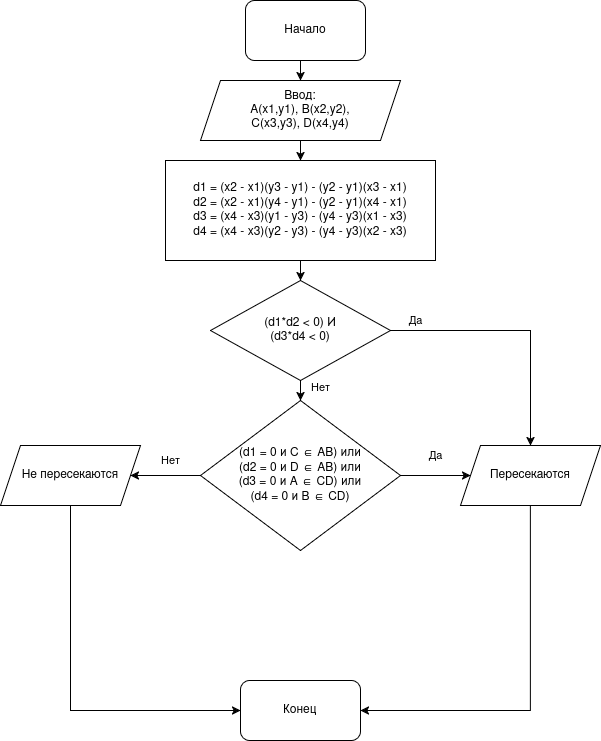
#> input picture 02-computer-science/defend-4/assets/21-2.drawio.png, 601 x 741 px
$ python -i preprocessor.py   (imports and definitions only)
#> lines starting #> are read from the running program, lines starting #| are printed output that depends on the picture; after the words box and inside, x2 and y2 are one past the last pixel; in counts of white or black regions, pixels touching at a corner belong together
#> further down, picture is the input picture: PIL image 601x741 RGBA; mean R, G, B, A 249.7, 249.7, 249.7, 255
"""Предобработка изображений перед OCR (масштаб, контраст, бинаризация)."""

from __future__ import annotations

import logging
from PIL import Image, ImageEnhance, ImageOps

logger = logging.getLogger(__name__)


def _to_grayscale(img: Image.Image) -> Image.Image:
    return ImageOps.grayscale(img)


def _maybe_upscale(img: Image.Image, min_width: int) -> Image.Image:
#> called with min_width = 1200
    w, h = img.size
#> w = 601; h = 741
    if w >= min_width:
        return img
    scale = min_width / float(w)
#> scale = 2
    new_size = (int(w * scale), int(h * scale))
#> new_size = (1200, 1479)
    # LANCZOS даёт более читаемый текст на сканах при увеличении
    return img.resize(new_size, Image.Resampling.LANCZOS)
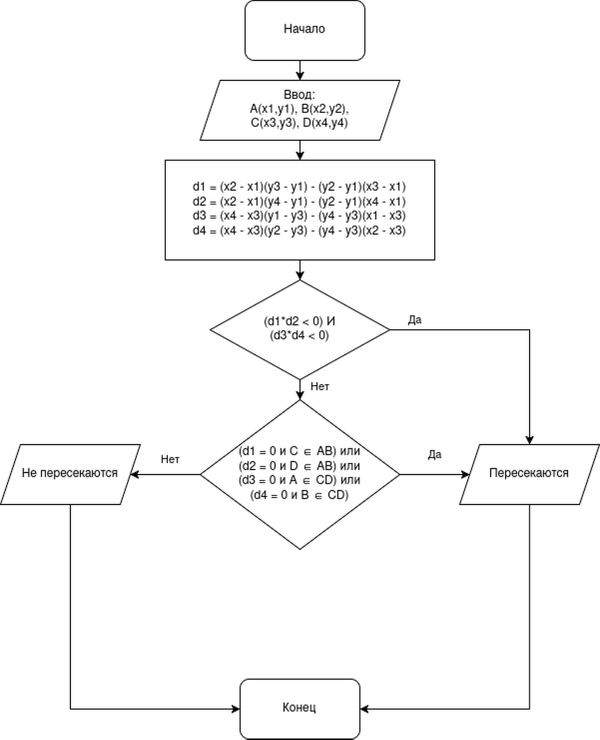
#> returned value: PIL image 1200x1479 L (shown at 1/2 size); min 0, max 255, mean 249.1


def preprocess_for_ocr(pil_image: Image.Image, min_width: int = 1200) -> Image.Image:
    """
    Цепочка MVP: grayscale → лёгкое повышение контраста → автоконтраст → Otsu-подобная пороговая.

    Порог Otsu реализован через ImageOps.autocontrast + point для жёсткой бинаризации,
    что устойчиво на «средних» сканах без тяжёлых зависимостей вроде OpenCV.
    """
    img = pil_image.convert("RGB")
    img = _to_grayscale(img)
    img = _maybe_upscale(img, min_width)
    img = ImageEnhance.Contrast(img).enhance(1.35)
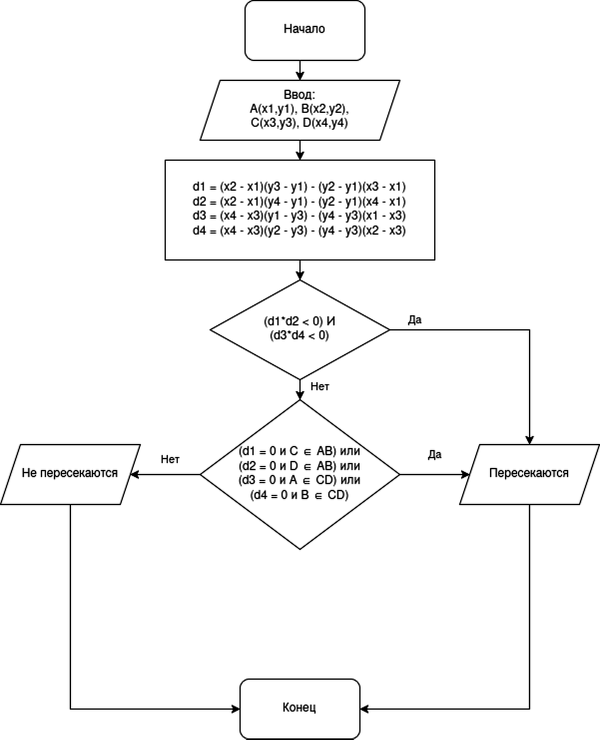
#> img: PIL image 1200x1479 L (shown at 1/2 size); min 0, max 255, mean 247.7
    img = ImageOps.autocontrast(img)
    # Бинаризация по медиане яркости (простая альтернатива Otsu)
    hist = img.histogram()
#> hist = 256 values, max 1652473 at index 255, min 0 at index 2, mean 6932.8
    total = sum(hist)
#> total = 1774800
    cum = 0
    median_val = 0
    half = total // 2
#> half = 887400
    for i, c in enumerate(hist):
        cum += c
        if cum >= half:
            median_val = i
            break
#> this loop made 256 passes
#> (cum, median_val) on pass 256: (1774800, 255)
#> (c, cum) on passes 1 to 6: (22148, 22148), (294, 22442), (0, 22442), (246, 22688), (609, 23297), (0, 23297)
#> after the loop, cum = 1774800
    threshold = max(10, min(245, int(median_val * 0.95)))
#> threshold = 242
    img = img.point(lambda p, t=threshold: 255 if p > t else 0)
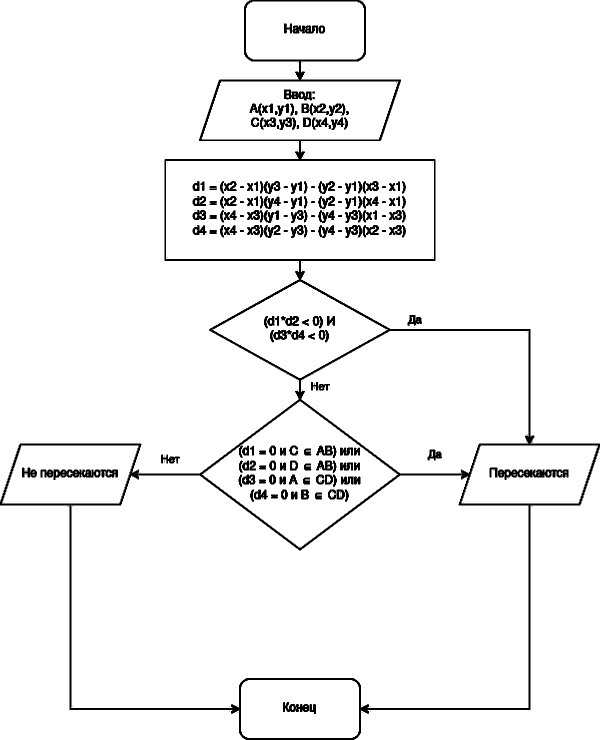
#> img: PIL image 1200x1479 L (shown at 1/2 size); 95.5% white; 266 black regions (80 under 20 px), largest, box (x1, y1, x2, y2) and area: (0, 0, 1200, 1479) 39656, (81, 939, 236, 960) 1903, (996, 939, 1137, 960) 1760
    return img

>>> from PIL import Image
>>> picture = Image.open('../../../02-computer-science/defend-4/assets/21-2.drawio.png')
>>> result = preprocess_for_ocr(picture)

$ run again, on 02-computer-science/defend-4/assets/19-1.png
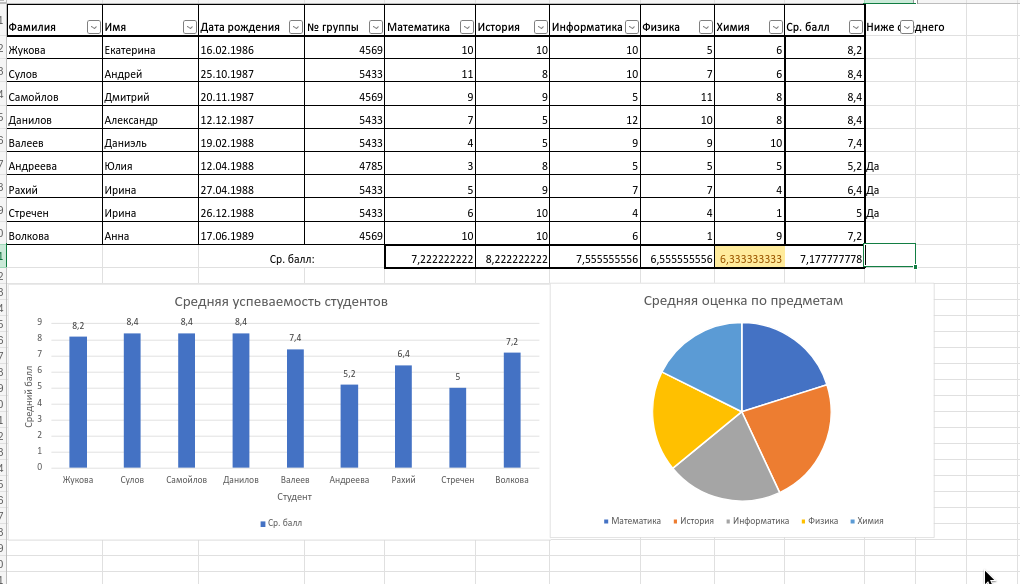
#> input picture 02-computer-science/defend-4/assets/19-1.png, 1020 x 584 px
#> picture is the input picture: PIL image 1020x584 RGB; mean R, G, B 234.4, 235.1, 236.2
#> in preprocess_for_ocr, `img = ImageEnhance.Contrast(img).enhance(1.35)`:
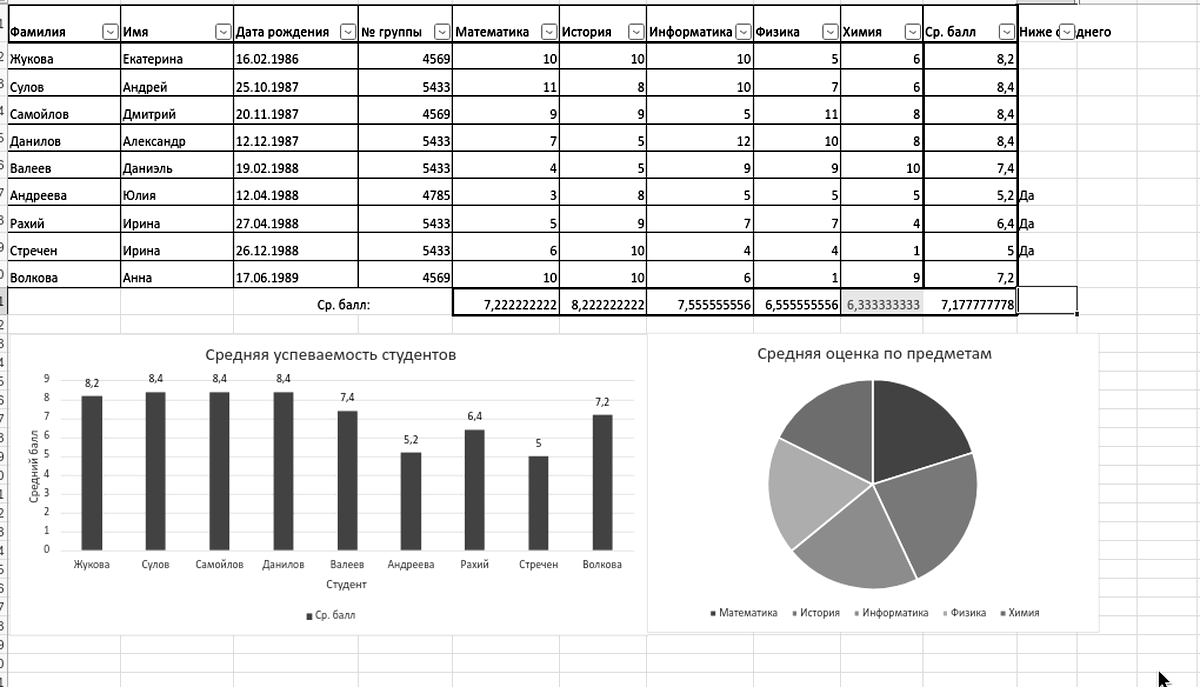
#> img: PIL image 1200x687 L; min 0, max 255, mean 229.7
#> hist = 256 values, max 635154 at index 255, min 0 at index 2, mean 3220.3
#> total = 824400
#> half = 412200
#> the loop in preprocess_for_ocr, `for i, c in enumerate(hist):` made 256 passes
#> (cum, median_val) on pass 256: (824400, 255)
#> after the loop in preprocess_for_ocr, `for i, c in enumerate(hist):`: cum = 824400
#> threshold = 242
#> in preprocess_for_ocr, `img = img.point(lambda p, t=threshold: 255 if p > t else 0)`:
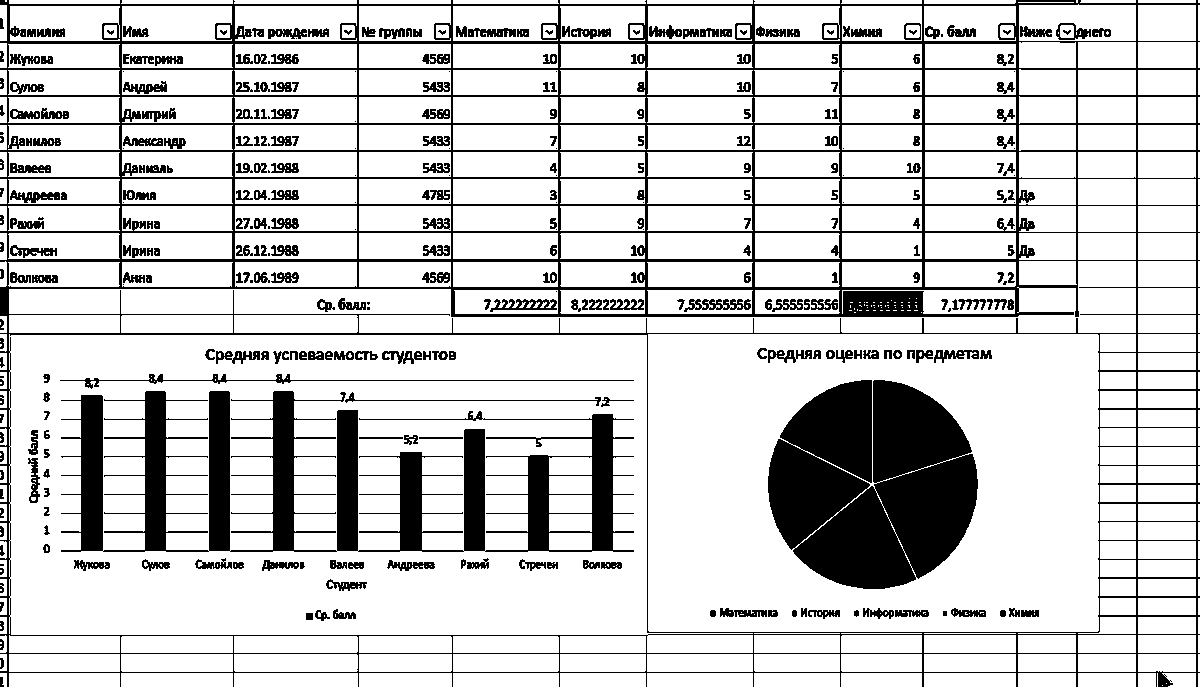
#> img: PIL image 1200x687 L; 81.5% white; 364 black regions (52 under 20 px), largest, box (x1, y1, x2, y2) and area: (0, 0, 1200, 687) 57644, (768, 380, 978, 589) 33808, (61, 391, 634, 552) 30520

$ run again, on 02-computer-science/defend-4/assets/19-2.png
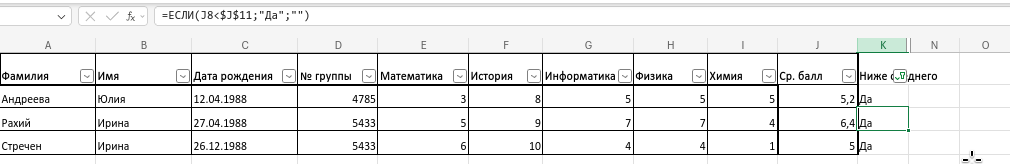
#> input picture 02-computer-science/defend-4/assets/19-2.png, 1010 x 164 px
#> picture is the input picture: PIL image 1010x164 RGB; mean R, G, B 235.5, 235.8, 235.6
#> in preprocess_for_ocr, `img = ImageEnhance.Contrast(img).enhance(1.35)`:
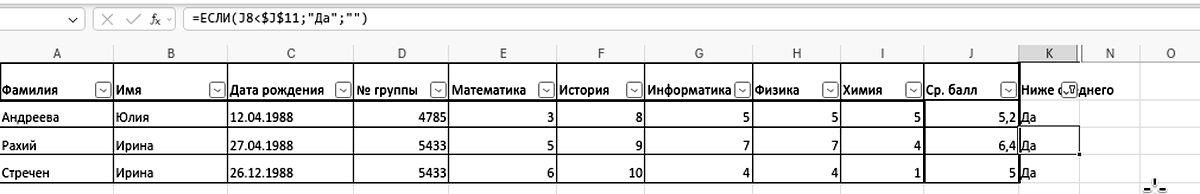
#> img: PIL image 1200x194 L; min 0, max 255, mean 231.7
#> hist = 256 values, max 150858 at index 255, min 0 at index 2, mean 909.4
#> total = 232800
#> half = 116400
#> the loop in preprocess_for_ocr, `for i, c in enumerate(hist):` made 256 passes
#> (cum, median_val) on pass 256: (232800, 255)
#> after the loop in preprocess_for_ocr, `for i, c in enumerate(hist):`: cum = 232800
#> threshold = 242
#> in preprocess_for_ocr, `img = img.point(lambda p, t=threshold: 255 if p > t else 0)`:
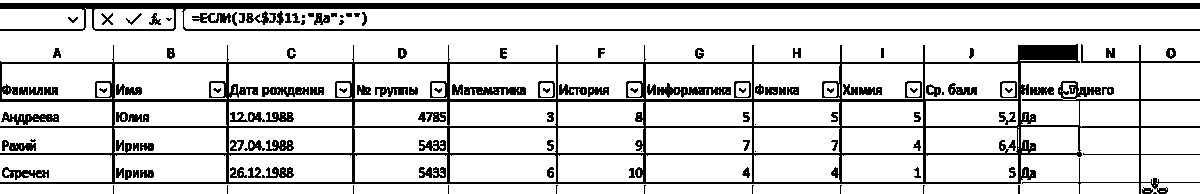
#> img: PIL image 1200x194 L; 82.9% white; 132 black regions (23 under 20 px), largest, box (x1, y1, x2, y2) and area: (0, 44, 1200, 194) 19501, (0, 3, 1200, 31) 9711, (657, 83, 731, 98) 518

$ run again, on 02-computer-science/defend-4/assets/21.drawio.png
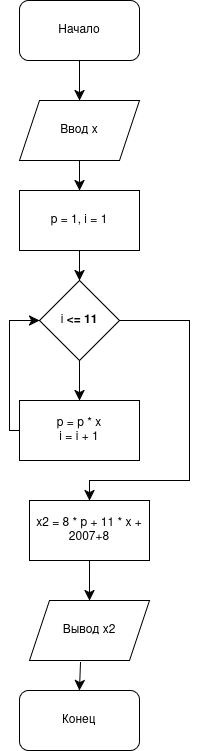
#> input picture 02-computer-science/defend-4/assets/21.drawio.png, 200 x 751 px
#> picture is the input picture: PIL image 200x751 RGBA; mean R, G, B, A 247, 247, 247, 255
#> in preprocess_for_ocr, `img = ImageEnhance.Contrast(img).enhance(1.35)`:
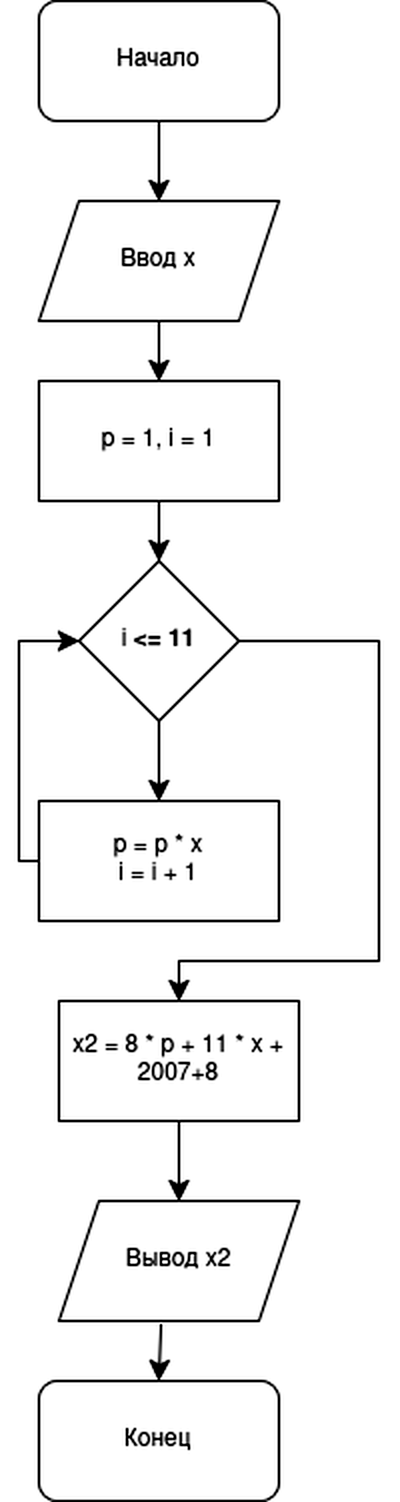
#> img: PIL image 1200x4506 L (shown at 1/3 size); min 0, max 255, mean 244.4
#> hist = 256 values, max 4898818 at index 255, min 0 at index 2, mean 21121.9
#> total = 5407200
#> half = 2703600
#> the loop in preprocess_for_ocr, `for i, c in enumerate(hist):` made 256 passes
#> (cum, median_val) on pass 256: (5407200, 255)
#> after the loop in preprocess_for_ocr, `for i, c in enumerate(hist):`: cum = 5407200
#> threshold = 242
#> in preprocess_for_ocr, `img = img.point(lambda p, t=threshold: 255 if p > t else 0)`:
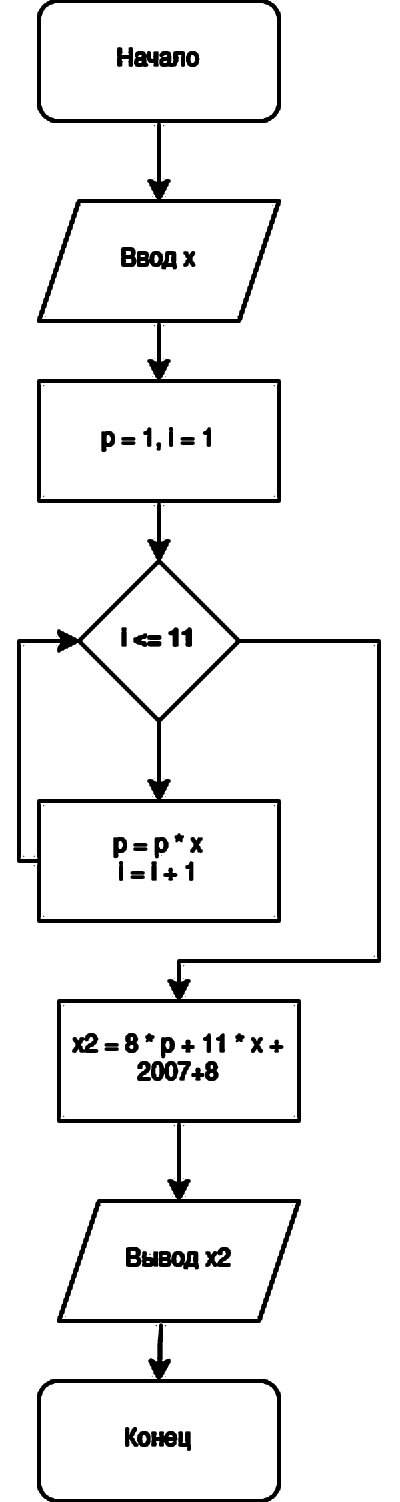
#> img: PIL image 1200x4506 L (shown at 1/3 size); 93.8% white; 119 black regions (61 under 20 px), largest, box (x1, y1, x2, y2) and area: (51, 0, 1143, 3969) 229105, (111, 3970, 843, 4506) 27432, (411, 753, 531, 808) 4699
